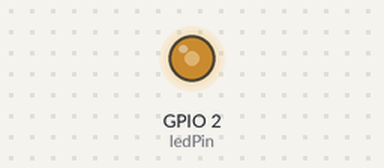
Recording of a sketch running on a simulated ESP32. On the bench: output pins drawn as LEDs (lit = HIGH).

Above: at 0.12 s.
Timing chart, 0 to 40.0 s (numbered marks = the images above):
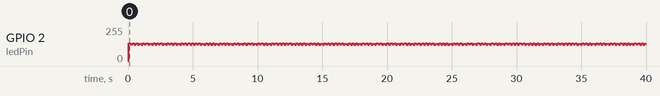

The sketch:

blinker.ino
```cpp
// blinker.ino
// Simple program to let a to the esp32 connected led blink in the specified frequency

// Define the LED pin
const int ledPin = 2;

// Delay between of and on cyle:
const int delayTime = 1000 / 70 / 2; // 1000 ms divided by frequency and then divided by 2

void setup() {
  pinMode(ledPin, OUTPUT);
}

void loop() {
  digitalWrite(ledPin, HIGH);

  delay(delayTime);

  digitalWrite(ledPin, LOW);

  delay(delayTime);
}
```

Measured:
- by itself, GPIO 2 (ledPin): 0/255 → 134/255 at 0.07 s, → 126/255 0.12 s later, → 134/255 0.16 s later, → 122/255 0.12 s later, … (314 changes in this stretch)
